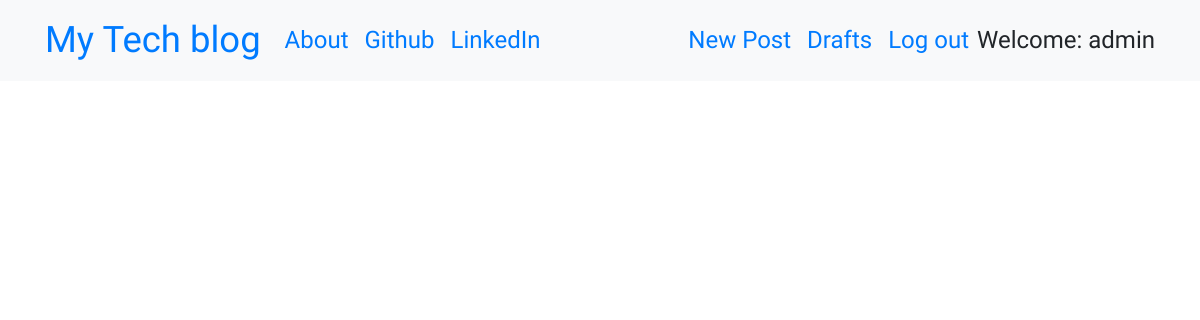
The app's page / (signed in), older data.
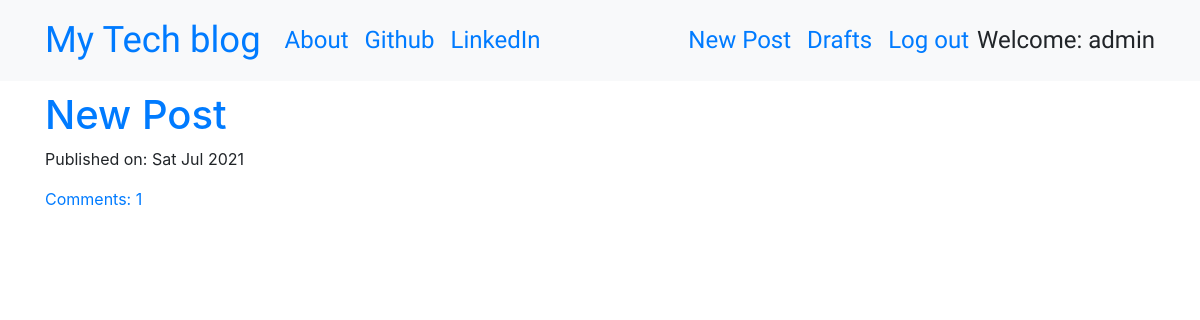
The same page, newer data.
### blog/models.py (models this page shows, shortened)
class Post(models.Model):
    author = models.ForeignKey('auth.User', on_delete=models.CASCADE)
    title = models.CharField(max_length=200)
    text = models.TextField()
    created_date = models.DateTimeField(default=timezone.now)
    published_date = models.DateTimeField(blank=True, null=True)
    def approve_comments(self):
        return self.comments.filter(approved_comment=True)

### blog/views.py (the view)
# urls.py: path('', views.PostListView.as_view(), name='post_list'),
class PostListView(ListView):
    model = Post
    def get_queryset(self):
        return Post.objects.filter(published_date__lte=timezone.now()).order_by('-published_date')

### blog/templates/blog/post_list.html
{% extends 'blog/base.html' %}
{% block content %}
<div class="centerstage">
    {% for post in post_list %}
        <div class="post">
            <h1><a href="{% url 'post_detail' pk=post.pk %}">{{ post.title }}</a></h1>
            <div class="date">
                <p>Published on: {{ post.published_date|date:"D M Y"}}</p>
            </div>
            <a href="{% url 'post_detail' pk=post.pk %}">Comments: {{ post.approve_comments.count }}</a>
        </div>
    {% endfor %}
</div>
{% endblock %}

### blog/templates/blog/base.html (shortened to what this page needs)
<!DOCTYPE html>
{% load static %}
<html>
  <head>
    <link rel="stylesheet" href="https://stackpath.bootstrapcdn.com/bootstrap/4.1.3/css/bootstrap.min.css"
>
    <link href="https://maxcdn.bootstrapcdn.com/font-awesome/4.7.0/css/font-awesome.min.css" rel="stylesheet">
    <link rel="stylesheet" href="//cdn.jsdelivr.net/medium-editor/latest/css/medium-editor.min.css" type="text/css" media="screen" charset="utf-8">
    <link rel="stylesheet" href="{% static 'css/blog.css' %}">
  </head>
  <body class='loader'>
    <nav class="navbar navbar-expand-lg bg-light techfont">
      <div class="container">
        <div class="navbar-nav align-items-center">
          <a class="navbar-brand bigbrand" href="{% url 'post_list' %}">My Tech blog</a>
          <a class="nav-item nav-link" href="{% url 'about' %}">About</a>
          <a class="nav-item nav-link" href="https://www.github.com">Github</a>
          <a class="nav-item nav-link" href="https://www.linkedin.com">LinkedIn</a>
        </div>
        <div class="navbar-nav align-items-center ml-auto">
          {% if user.is_authenticated %}
            <a class="nav-item nav-link" href="{% url 'post_new' %}">New Post</a>
            <a class="nav-item nav-link" href="{% url 'post_draft_list' %}">Drafts</a>
            <a class="nav-item nav-link" href="{% url 'logout' %}">Log out</a>
            <a >Welcome: {{ user.username }}</a>
          {% else %}
            <a class="nav-item nav-link" href="{% url 'login' %}" aria-label="Login">
              <span class="fa fa-user" aria-hidden="true"></span></a>
          {% endif %}
        </div>
      </div>
    </nav>
          <div class="content container">
              <div class="row">
                  <div class="col-md-8">
                    <div class="blog_posts">
                      {% block content %}
                      {% endblock %}
                    </div>
                  </div>
              </div>
          </div>
  </body>
</html>

### blog/static/css/blog.css (style rules this page uses)
.techfont { font-family: 'Russo One', sans-serif; font-size: 1.5em; margin-bottom: 10px; }
.bigbrand { font-size: 1.52em; }
.centerstage { margin-left: auto; margin-right: auto; }
.loader { filter:hue-rotate(0deg); color:linear-gradient(45deg,#0f8,#08f); animation:hue 10000ms infinite linear; }

Row changes from the older to the newer data that the page shows:
added Post: title "New Post", published_date "Sat Jul 2021", approve_comments.count "1"
